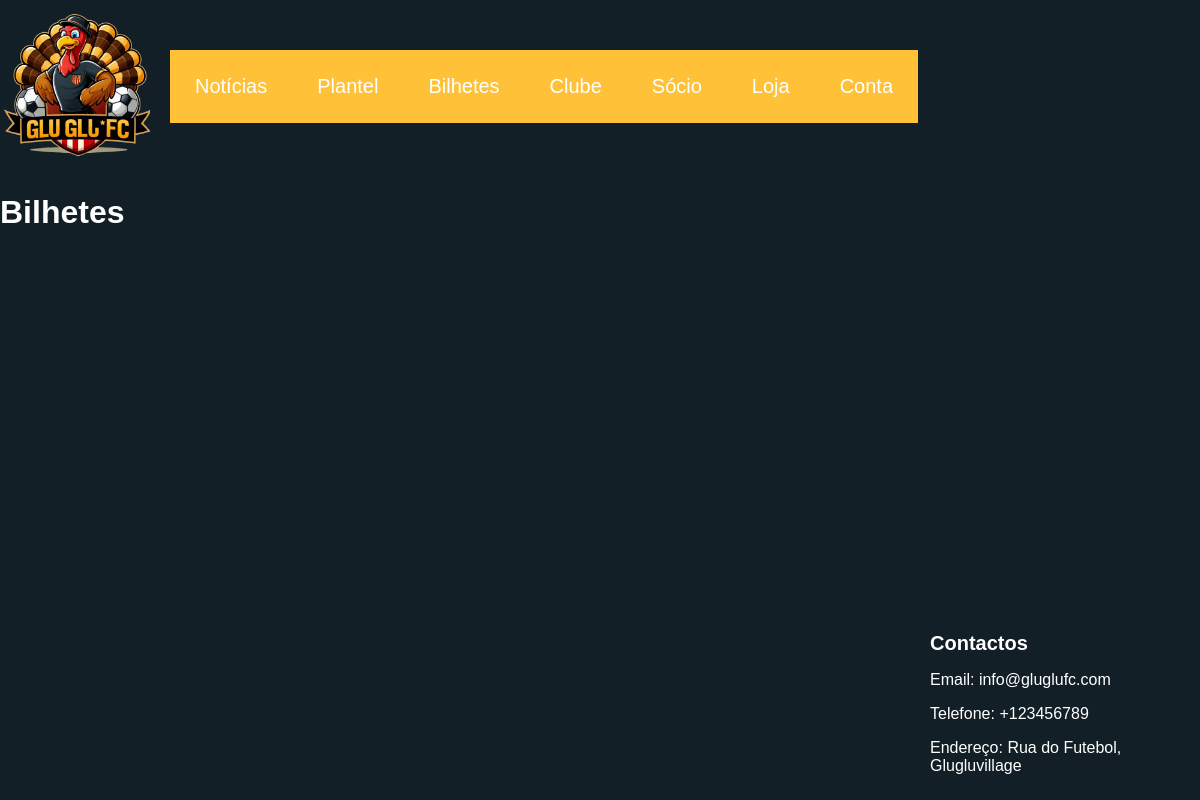
/bilhetes/, run on an earlier commit of the app's database.
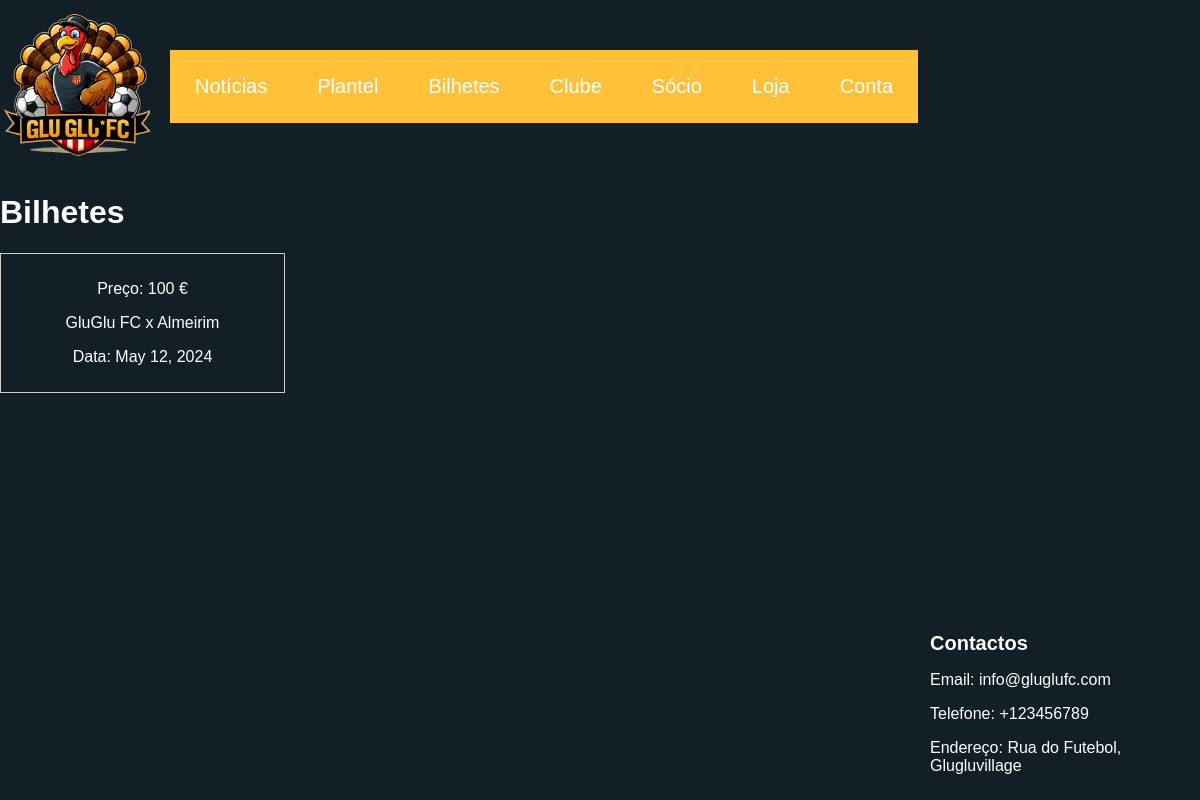
And on a later commit of the database.
### clubehome/models.py (models this page shows, shortened)
class Product(models.Model):
    nome = models.CharField(max_length=100)
    tipo = models.CharField(max_length=100, default='Produto')
    imagem = models.ImageField(upload_to='clubehome/static/', null=True, blank=True)
    imagem_nome = models.CharField(max_length=255, null=True, blank=True)
    preco = models.IntegerField(default=0)
    cod_produto = models.IntegerField(null=True, blank=True)

class Bilhete(Product):
    equipa_fora = models.CharField(max_length=255)
    equipa_casa = models.CharField(max_length=255)
    data = models.DateField()

class Product(models.Model):
    nome = models.CharField(max_length=100)
    tipo = models.CharField(max_length=100, default='Produto')
    imagem = models.ImageField(upload_to='clubehome/static/', null=True, blank=True)
    imagem_nome = models.CharField(max_length=255, null=True, blank=True)
    preco = models.IntegerField(default=0)
    cod_produto = models.IntegerField(null=True, blank=True)

### clubehome/views.py (the view)
# urls.py: path("bilhetes/", views.bilhetes, name = "bilhetes"),
def bilhetes(request):
    bilhetes = Bilhete.objects.all()
    return render(request, "clubehome/bilhetes.html", {'bilhetes': bilhetes})

### clubehome/templates/clubehome/bilhetes.html (shortened to what this page needs)
<!DOCTYPE html>
<html lang="en">
<head>
    {% load static %}
    <link rel="stylesheet" href="{% static 'bilhetes2.css' %}">
</head>
<body>
<header>
        <div class="header-logo">
            <div class="logo">
                <a href="{% url 'homepage' %}">
                    <img src="{% static 'logo.png' %}" alt="logotipo">
                </a>
            </div>
            <nav>
                <a href="{% url 'noticias' %}" class="box">Notícias</a>
                    <a href="{% url 'plantel' %}" class="box">Plantel</a>
                    <a href="{% url 'bilhetes' %}" class="box">Bilhetes</a>
                    <a href="{% url 'clube' %}" class="box">Clube</a>
                    <a href="{% url 'socio' %}" class="box">Sócio</a>
                    <a href="{% url 'loja' %}" class="box">Loja</a>
                    {% if user.is_authenticated %}
                    <a href="{% url 'logout' %}" class="box">Logout</a>
                    {% else %}
                    <a href="{% url 'login' %}" class="box">Conta</a>
                    {% endif %}
            </nav>
        </div>
    </header>
<main>
<div>
<h1>Bilhetes</h1>
    <div class="grid-container">
        {% for bilhete in bilhetes %}
            <div class="bilhete">
                <p>Preço: {{ bilhete.preco }} €</p>
                <p>{{ bilhete.equipa_casa }} x {{ bilhete.equipa_fora }}</p>
                <p>Data: {{ bilhete.data }}</p>
            </div>
        {% endfor %}
    </div>
</div>
</main>
    <footer>
        <div class="contact-box">
            <h3>Contactos</h3>
            <p>Email: info@gluglufc.com</p>
            <p>Telefone: +123456789</p>
            <p>Endereço: Rua do Futebol, Glugluvillage</p>
        </div>
    </footer>
</body>
</html>

What changed in the data, as far as the page shows it:
added Bilhete: preco "100", equipa_casa "GluGlu FC", equipa_fora "Almeirim", data "May 12, 2024"
